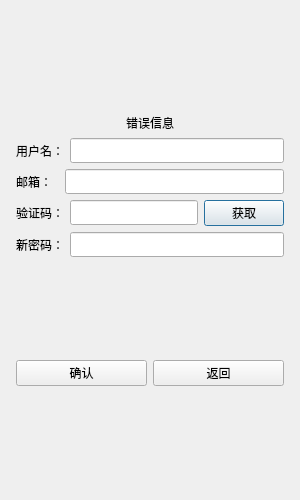
<?xml version="1.0" encoding="UTF-8"?>
<ui version="4.0">
 <class>ResetDialog</class>
 <widget class="QDialog" name="ResetDialog">
  <property name="geometry">
   <rect>
    <x>0</x>
    <y>0</y>
    <width>300</width>
    <height>500</height>
   </rect>
  </property>
  <property name="minimumSize">
   <size>
    <width>300</width>
    <height>500</height>
   </size>
  </property>
  <property name="maximumSize">
   <size>
    <width>300</width>
    <height>500</height>
   </size>
  </property>
  <property name="windowTitle">
   <string>Dialog</string>
  </property>
  <layout class="QVBoxLayout" name="verticalLayout_2">
   <item>
    <layout class="QVBoxLayout" name="verticalLayout">
     <property name="leftMargin">
      <number>5</number>
     </property>
     <property name="topMargin">
      <number>5</number>
     </property>
     <property name="rightMargin">
      <number>5</number>
     </property>
     <property name="bottomMargin">
      <number>5</number>
     </property>
     <item>
      <spacer name="verticalSpacer_2">
       <property name="orientation">
        <enum>Qt::Vertical</enum>
       </property>
       <property name="sizeHint" stdset="0">
        <size>
         <width>20</width>
         <height>40</height>
        </size>
       </property>
      </spacer>
     </item>
     <item>
      <widget class="QLabel" name="errTip">
       <property name="text">
        <string>错误信息</string>
       </property>
       <property name="alignment">
        <set>Qt::AlignCenter</set>
       </property>
      </widget>
     </item>
     <item>
      <layout class="QHBoxLayout" name="horizontalLayout">
       <item>
        <widget class="QLabel" name="userLabel">
         <property name="text">
          <string>用户名：</string>
         </property>
        </widget>
       </item>
       <item>
        <widget class="QLineEdit" name="userEdit">
         <property name="minimumSize">
          <size>
           <width>0</width>
           <height>25</height>
          </size>
         </property>
        </widget>
       </item>
      </layout>
     </item>
     <item>
      <layout class="QHBoxLayout" name="horizontalLayout_3">
       <item>
        <widget class="QLabel" name="emailLabel">
         <property name="text">
          <string>邮箱：  </string>
         </property>
        </widget>
       </item>
       <item>
        <widget class="QLineEdit" name="emailEdit">
         <property name="minimumSize">
          <size>
           <width>0</width>
           <height>25</height>
          </size>
         </property>
        </widget>
       </item>
      </layout>
     </item>
     <item>
      <layout class="QHBoxLayout" name="horizontalLayout_4">
       <item>
        <widget class="QLabel" name="verifyLabel">
         <property name="text">
          <string>验证码：</string>
         </property>
        </widget>
       </item>
       <item>
        <widget class="QLineEdit" name="verifyEdit">
         <property name="minimumSize">
          <size>
           <width>0</width>
           <height>25</height>
          </size>
         </property>
        </widget>
       </item>
       <item>
        <widget class="QPushButton" name="verifyButton">
         <property name="minimumSize">
          <size>
           <width>0</width>
           <height>25</height>
          </size>
         </property>
         <property name="text">
          <string>获取</string>
         </property>
        </widget>
       </item>
      </layout>
     </item>
     <item>
      <layout class="QHBoxLayout" name="horizontalLayout_5">
       <item>
        <widget class="QLabel" name="passwdLabel">
         <property name="text">
          <string>新密码：</string>
         </property>
        </widget>
       </item>
       <item>
        <widget class="QLineEdit" name="passwdEdit">
         <property name="minimumSize">
          <size>
           <width>0</width>
           <height>25</height>
          </size>
         </property>
        </widget>
       </item>
      </layout>
     </item>
     <item>
      <spacer name="verticalSpacer_3">
       <property name="orientation">
        <enum>Qt::Vertical</enum>
       </property>
       <property name="sizeHint" stdset="0">
        <size>
         <width>20</width>
         <height>40</height>
        </size>
       </property>
      </spacer>
     </item>
     <item>
      <layout class="QHBoxLayout" name="horizontalLayout_6">
       <item>
        <widget class="QPushButton" name="sureButton">
         <property name="minimumSize">
          <size>
           <width>0</width>
           <height>25</height>
          </size>
         </property>
         <property name="text">
          <string>确认</string>
         </property>
        </widget>
       </item>
       <item>
        <widget class="QPushButton" name="returnButton">
         <property name="minimumSize">
          <size>
           <width>0</width>
           <height>25</height>
          </size>
         </property>
         <property name="text">
          <string>返回</string>
         </property>
        </widget>
       </item>
      </layout>
     </item>
     <item>
      <spacer name="verticalSpacer">
       <property name="orientation">
        <enum>Qt::Vertical</enum>
       </property>
       <property name="sizeHint" stdset="0">
        <size>
         <width>20</width>
         <height>40</height>
        </size>
       </property>
      </spacer>
     </item>
    </layout>
   </item>
  </layout>
 </widget>
 <resources/>
 <connections/>
</ui>
